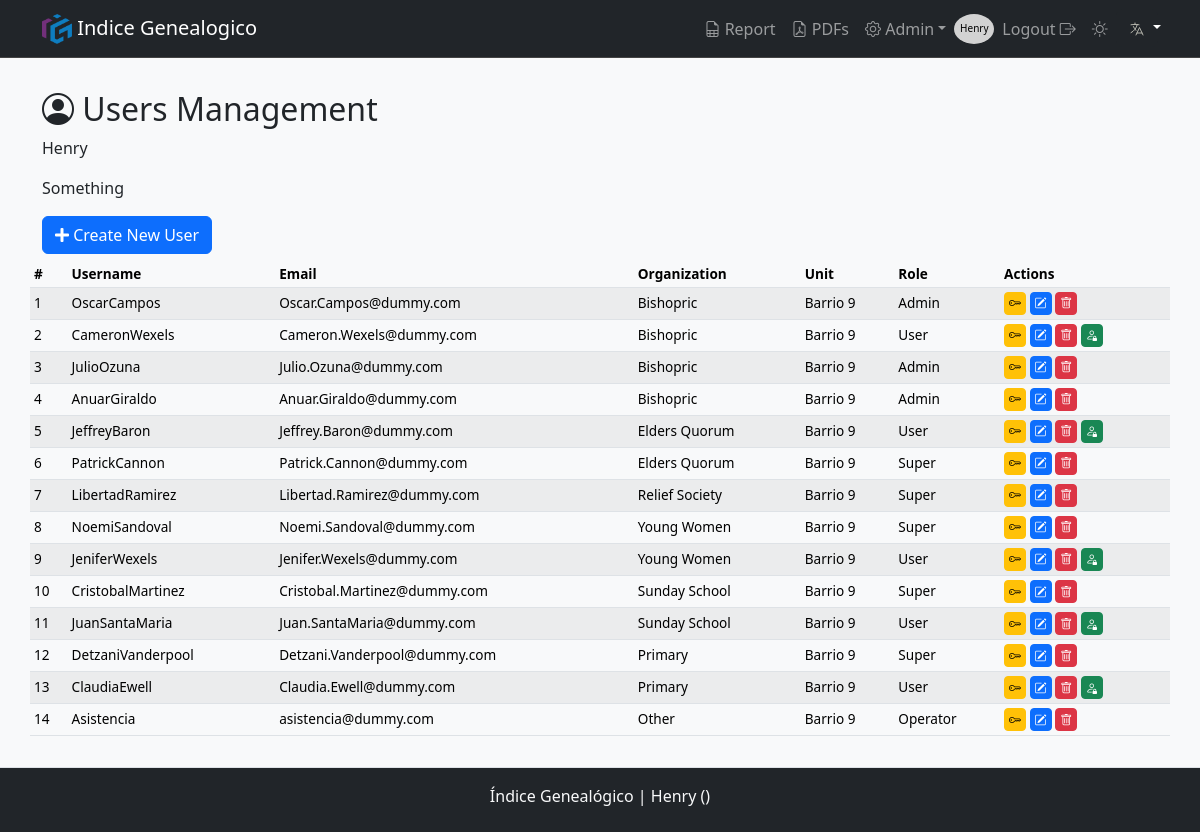
The app's page /users (signed in) with its own data.
### models.py (models this page shows, shortened)
class User(db.Model, UserMixin):
    __tablename__ = 'users'
    id                = db.Column(db.Integer, primary_key=True)
    username          = db.Column(db.String(80), nullable=False, unique=True)
    email             = db.Column(db.String(120), unique=True)
    name              = db.Column(db.String(20), nullable=False)
    lastname          = db.Column(db.String(20), nullable=False)
    password_hash     = db.Column(db.String(128), nullable=False)
    role              = db.Column(db.String(10), nullable=False, default='User')  # Puede ser 'Owner', 'Admin', 'User'
    is_active         = db.Column(db.Boolean, default=True)
    meeting_center_id = db.Column(db.Integer, db.ForeignKey('meeting_center.id'), nullable=False)  # Clave foránea
    organization_id   = db.Column(db.Integer, db.ForeignKey('organization.id'), nullable=False)  # Clave foránea

class Organization(db.Model):
    __tablename__ = 'organization'
    id    = db.Column(db.Integer, primary_key=True)
    name  = db.Column(db.String(50), unique=True, nullable=False)
    users = db.relationship('User', backref=db.backref('organization', lazy=True), cascade="all, delete-orphan")
    def delete(self):
        if self.users:
            raise ValueError(_('Cannot delete a church unit with registered attendance.'))
        db.session.delete(self)

class MeetingCenter(db.Model):
    __tablename__ = 'meeting_center'
    id                 = db.Column(db.Integer, primary_key=True)
    unit_number        = db.Column(db.Integer, unique=True, nullable=False)
    name               = db.Column(db.String(50), nullable=False)
    short_name         = db.Column(db.String(20), nullable=False)
    city               = db.Column(db.String(50), nullable=True)
    start_time         = db.Column(db.Time, nullable=True)
    end_time           = db.Column(db.Time, nullable=True)
    is_restricted      = db.Column(db.Boolean, default=False)
    grace_period_hours = db.Column(db.Integer, nullable=True, default=0)
    attendances        = db.relationship('Attendance', backref=db.backref('meeting_center', lazy=True), cascade="all, delete-orphan")
    users              = db.relationship('User',       backref=db.backref('meeting_center', lazy=True), cascade="all, delete-orphan")
    classes            = db.relationship('Classes',    backref=db.backref('meeting_center', lazy=True), cascade="all, delete-orphan")
    def delete(self):
        if self.attendances:
            raise ValueError(_('Cannot delete a church unit with registered attendance.'))
        db.session.delete(self)

### routes.py (the view, shortened to what this page needs)
@bp.route('/users')
@role_required('Admin', 'Super', 'Owner')
def users():
    role = session.get('role')
    meeting_center_id = get_meeting_center_id()
    organization_id = session.get('organization_id')  # Agregamos la organización del usuario actual
    admin_count = User.query.filter_by(role='Admin').count()
    query = db.session.query(
        User.id,
        User.username,
        User.email,
        User.role,
        MeetingCenter.short_name.label('meeting_short_name'),
        Organization.name.label('organization_name')
    ).join(MeetingCenter, User.meeting_center_id == MeetingCenter.id) \
     .join(Organization, User.organization_id == Organization.id)
    if role == 'Owner':
        if meeting_center_id != 'all':
            query = query.filter(User.meeting_center_id == meeting_center_id)
        query = query.filter(
            (User.role != 'Owner') | (User.username == session.get('username'))
        )
    elif role == 'Super':
        query = query.filter(User.organization_id == organization_id) \
                     .filter((User.role != 'Owner') | (User.username == session.get('username')))
    elif role == 'Admin':
        query = query.filter(User.meeting_center_id == meeting_center_id) \
                     .filter(User.role != 'Owner')
    users = query.all()
    return render_template('users.html',
                           users=users,
                           admin_count=admin_count)

### app.py (called while the page is built)
def get_locale():
    lang = request.args.get('lang')
    if lang and lang in Config.LANGUAGES:
        session['lang'] = lang  # Guarda el idioma en la sesión
        return lang
    if 'lang' in session and session['lang'] in Config.LANGUAGES:
        return session['lang']
    return request.accept_languages.best_match(Config.LANGUAGES)

def create_app():
    app = Flask(__name__)
    app.config.from_object(Config)
    db.init_app(app)
    Migrate(app, db)
    babel = Babel(app, locale_selector=get_locale)
    app.register_blueprint(routes_blueprint)
    @app.context_processor
    def inject_utilities():
        return {
            'get_locale': get_locale,
            'format_datetime': format_datetime,  # Asegura que esté disponible en las plantillas
        }
    return app

### routes.py (called while the page is built)
@bp.before_request
def load_user():
    user_id = session.get('user_id')
    if user_id:
        g.user = User.query.get(user_id)  # Asumiendo que tienes un modelo `User`
    else:
        g.user = None

### utils.py (called while the page is built)
def role_required(*roles):
    def decorator(f):
        @wraps(f)
        def decorated_function(*args, **kwargs):
            if g.user is None:  # Si no está autenticado, lo redirigimos a login
                return redirect(url_for('routes.login', next=request.url))
            user_role = session.get('role')  # Suponiendo que el rol se almacena en la sesión
            if user_role not in roles:
                flash(_('You do not have permission to perform this action.'), 'danger')
                return redirect(url_for('routes.login'))  # O podrías redirigir a otra página
            return f(*args, **kwargs)
        return decorated_function
    return decorator

def get_meeting_center_id():
    if session.get('role') == 'Owner':
        return session.get('meeting_center_id', 'all')  # 'all' si no está definido
    return session.get('meeting_center_id')  # Para otros roles

### templates/users.html (shortened to what this page needs)
{% extends "layout.html" %}
{% block pageTitle %}<i class="bi bi-person-circle"></i>  {{ _('Users Management') }}{% endblock %}
{% block content %}
<div class="col-xl-8">
  <p class="mb-3">
    {{ _("Something") }}
  </p>
</div>
    <div><a class="btn btn-primary mb-2" href="{{ url_for('routes.create_user') }}"><i class="fa fa-plus" aria-hidden="true"></i>  {{ _('Create New User') }}</a></div>
    <table class="table table-striped table-sm mb-5 pb-5">
      <thead class="thead-dark">
        <tr>
          <th scope="col">#</th>
          <th scope="col">{{ _('Username') }}</th>
          <th scope="col" class="d-none d-lg-table-cell">{{ _('Email') }}</th>
          <th scope="col">{{ _('Organization') }}</th>
          {% if session['role'] == 'Owner' %}
          <th scope="col" class="d-none d-md-table-cell">{{ _('Unit') }}</th>
          {% endif %}
          <th scope="col" class="d-none d-md-table-cell">{{ _('Role') }}</th>
          <th scope="col">{{ _('Actions') }}</th>
        </tr>
      </thead>
      <tbody>
        {% for user in users %}
          <tr>
            <td scope="row">{{ loop.index }}</td>
            <td>{{ _(user.username) }}</td>
            <td class="d-none d-lg-table-cell dot-1">{{ user.email }}</td>
            <td class="">{{ _(user.organization_name) }}</td>
            {% if session['role'] == 'Owner' %}
            <td class="d-none d-md-table-cell">{{ user.meeting_short_name }}</td>
            {% endif %}
            <td class="d-none d-md-table-cell">{{ _(user.role) }}</td>
            <td>
              {% if not user['role'] == 'Owner' %}
                <a type="button" href="{{ url_for('routes.reset_password', id=user.id) }}" class="btn btn-warning btn-sm" data-toggle="tooltip" title="{{ _('Reset Password') }}">
                  <i class="bi bi-key"></i>
                </a>
                <a type="button" class="btn btn-primary btn-sm" data-toggle="tooltip" title="{{ _('Edit user') }}" href="{{ url_for('routes.update_user', id=user.id) }}">
                  <i class="bi bi-pencil-square"></i>
                </a>
                {% if session['role'] == 'Owner' or (session['role'] == 'Admin' and (user.role == 'User' or user.role == 'Super' or user.role == 'Operator')) or user.id == session['user_id'] %}
                  {% if not (user.role == 'Admin' and admin_count <= 1) %}
                    <form id="deleteForm-user-{{ user.id }}" action="{{ url_for('routes.delete_user', id=user.id) }}" method="post" style="display:inline;">
                      <button type="button" class="btn btn-danger btn-sm" data-toggle="tooltip" title="{{ _('Delete User') }}"  onclick="confirmDelete('user', {{ user.id }})">
                        <i class="bi bi-trash"></i>
                      </button>
                    </form>
                  {% endif %}
                {% endif %}
                {% if user.role == 'User' %}
                  <form id="promoteForm-{{ user.id }}" action="{{ url_for('routes.promote_to_super', id=user.id) }}" method="POST" style="display:inline;">
                    <button type="button" class="btn btn-success btn-sm" data-toggle="tooltip" title="{{ _('Change to Super User') }}" onclick="confirmPromotion({{ user.id }}, '{{ user.username }}')">
                      <i class="bi bi-person-lock"></i>
                    </button>
                  </form>
                {% endif %}
              {% endif %}
            </td>
          </tr>
        {% endfor %}
      </tbody>
    </table>
{% endblock %}

### templates/layout.html (shortened to what this page needs)
<!DOCTYPE html>
<html lang="en">
<head>
    {% include 'partials/head.html' %}
</head>
<body class="{{ 'logged-in' if session['user_id'] else '' }}">
    <header>
        {% include 'partials/navbar.html' %}
    </header>
    <main  class="pb-5">
        <div class="container">
            <div class="row">
                <h2>{% block pageTitle %}{% endblock %}</h2>
                <p class="mb-3">{{ session['meeting_center_name'] if request.endpoint != 'routes.admin' and request.endpoint != 'routes./' else ''}}</p>
                {% block content %} {% endblock %}
            </div>
        </div>
    </main>
    {% if session['user_id'] %}
    <footer>
        {% include 'partials/footer.html' %}
    </footer>
    {% endif %}
</body>
</html>

### templates/partials/head.html (shortened to what this page needs)
<link href="https://cdn.jsdelivr.net/npm/bootstrap@5.3.3/dist/css/bootstrap.min.css" rel="stylesheet">
<link rel="stylesheet" href="https://use.fontawesome.com/releases/v5.8.2/css/all.css"/>
<link rel="stylesheet" href="{{ url_for('static', filename='/css/styles.css') }}"/>
<link rel="stylesheet" href="https://cdn.jsdelivr.net/npm/bootstrap-icons@1.11.3/font/bootstrap-icons.min.css">

### templates/partials/navbar.html (shortened to what this page needs)
<nav class="navbar navbar-expand-lg bg-dark border-bottom border-body sticky-top" data-bs-theme="dark">
    <div class="container">
        <a class="navbar-brand" href="#"> <img src="{{ url_for('static', filename='/img/favicon/android-chrome-512x512.png') }}" alt="Logo" width="30" height="30" class="d-inline-block align-text-top"> Indice Genealogico </a>
        <div class="collapse navbar-collapse" id="navbarNav">
            <ul class="navbar-nav">
                {% if session['user_id'] %}
                    {% if session['role'] != 'Operator'%}
                        <li class="nav-item"><a class="nav-link {{ 'active' if request.endpoint == 'routes.attendance_report' else '' }}" href="{{ url_for('routes.attendance_report') }}"><i class="bi bi-file-earmark-spreadsheet"></i> {{ _('Report') }}</a></li>
                        <li class="nav-item"><a class="nav-link {{ 'active' if request.endpoint == 'routes.list_pdfs' else '' }}" href="{{ url_for('routes.list_pdfs') }}"><i class="bi bi-file-earmark-pdf"></i>  PDFs</a></li>
                        {% if session['role'] in ['Owner', 'Admin', 'Super'] %}
                            <li class="nav-item dropdown">
                                <a class="nav-link dropdown-toggle" href="#" id="navbarDropdown" role="button" data-toggle="dropdown" aria-haspopup="true" aria-expanded="false"><i class="bi bi-gear"></i> {{ 'Admin' }}</a>
                                </li>
                        {% endif %}
                    {% endif %}
                    <div class="circle">
                        <p style="font-size: 10px; display:block; padding-top: 15px;">{{ session['user_name'] }}</p>
                    </div>
                    <li class="nav-item"><a class="nav-link" href="{{ url_for('routes.logout') }}"></i>{{ _('Logout') }}  <i class="bi bi-box-arrow-right"></i></a></i></li>
                {% else %}
                    {% if request.endpoint != 'routes.login' %}
                        <li class="nav-item"><a class="nav-link" href="{{ url_for('routes.login') }}"><i class="bi bi-box-arrow-in-right"></i> {{ _('Login') }}</a></li>
                    {% endif %}
                {% endif %}
                <li class="nav-item"><a class="nav-link"  id="themeSwitcher" href=""></a></li>
                <div class="dropdown">
                    <button class="btn btn-dark dropdown-toggle" type="button" id="languageDropdown" data-bs-toggle="dropdown" aria-expanded="false">
                        <img class="langSelector"src="{{ url_for('static', filename='img/flags/lang.svg') }}" alt="{{ get_locale() }}" class="flag-icon">
                    </button>
                </div>
            </ul>
        </div>
    </div>
</nav>

### templates/partials/footer.html (shortened to what this page needs)
<footer class="footer bg-dark text-center text-lg-start fixed-bottom mt-5 border-top py-2 d-none d-sm-block">
    <div class="text-center text-light">
        <p class="text-light pt-2"> Índice Genealógico |
            <span id="meetingCenterInfo">
                {% if session['user_id'] %}
                    {{ session['meeting_center_name'] }} ({{ session['meeting_center_number']}})
                {% else %}
                    Please log in.
                {% endif %}
            </span>
        </p>
    </div>
</footer>

### static/css/styles.css (style rules this page uses)
body { display: flex; min-height: 100vh; flex-direction: column; }
main { flex: 1; }
.navbar-collapse { -ms-flex-positive: 0; flex-grow: 0; }
.circle { border-radius: 50%; width: 40px; height: 30px; background-color: #d2d2d2; color: black; display: flex; justify-content: center; align-items: center; margin-top: 5px; }
.dot-1 { overflow: hidden; display: -webkit-box; -webkit-box-orient: vertical; -webkit-line-clamp: 1; }
[data-bs-theme="light"] { --bs-body-bg: #f8f9fa; --bs-body-color: #212529; --bs-link-color: #0d6efd; --bs-border-color: #dee2e6; --bs-btn-bg: #e9ecef; --bs-btn-hover-bg: #d6d8db; }
[data-bs-theme="dark"] { --bs-body-bg: #121212; --bs-body-color: #e9ecef; --bs-link-color: #66b2ff; --bs-border-color: #444; }
td button[type="button"], td a[type="button"] { padding: 4px; font-size: 0.75rem; line-height: 1; }
td button[type="button"] i, td a[type="button"] i { font-size: 0.75rem; padding: 0; line-height: 1; vertical-align: middle; }
table { font-size: 0.85rem; }
table th, table td { padding: 4px 8px; line-height: 1.2; vertical-align: middle; }
table th { font-weight: 600; }
.langSelector { color: #b5b5ac; }

### records on screen
User: user_name "Henry", name "Henry", meeting_center_name "Henry"
User: email "Oscar.Campos@dummy.com", meeting_short_name "Barrio 9"
User: email "Cameron.Wexels@dummy.com", meeting_short_name "Barrio 9"
User: email "Julio.Ozuna@dummy.com", meeting_short_name "Barrio 9"
User: email "Anuar.Giraldo@dummy.com", meeting_short_name "Barrio 9"
User: email "Jeffrey.Baron@dummy.com", meeting_short_name "Barrio 9"
User: email "Patrick.Cannon@dummy.com", meeting_short_name "Barrio 9"
User: email "Libertad.Ramirez@dummy.com", meeting_short_name "Barrio 9"
User: email "Noemi.Sandoval@dummy.com", meeting_short_name "Barrio 9"
User: email "Jenifer.Wexels@dummy.com", meeting_short_name "Barrio 9"
User: email "Cristobal.Martinez@dummy.com", meeting_short_name "Barrio 9"
User: email "Juan.SantaMaria@dummy.com", meeting_short_name "Barrio 9"
User: email "Detzani.Vanderpool@dummy.com", meeting_short_name "Barrio 9"
User: email "Claudia.Ewell@dummy.com", meeting_short_name "Barrio 9"
User: email "asistencia@dummy.com", meeting_short_name "Barrio 9"

### other values on screen
{{ 'Admin' }} "Admin"
